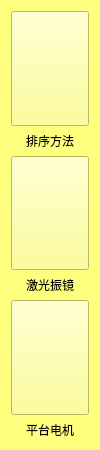
  <widget class="QWidget" name="w_para_btn" native="true">
   <property name="geometry">
    <rect>
     <x>10</x>
     <y>10</y>
     <width>100</width>
     <height>450</height>
    </rect>
   </property>
   <property name="minimumSize">
    <size>
     <width>100</width>
     <height>0</height>
    </size>
   </property>
   <property name="styleSheet">
    <string notr="true">background-color: rgb(255, 255, 127);</string>
   </property>
   <layout class="QVBoxLayout" name="verticalLayout">
    <item>
     <widget class="QPushButton" name="pb_sortingMethod">
      <property name="sizePolicy">
       <sizepolicy hsizetype="Expanding" vsizetype="Expanding">
        <horstretch>0</horstretch>
        <verstretch>0</verstretch>
       </sizepolicy>
      </property>
      <property name="styleSheet">
       <string notr="true">border-image: url(:/prefix/resource/sort.png);</string>
      </property>
      <property name="text">
       <string/>
      </property>
      <property name="iconSize">
       <size>
        <width>16</width>
        <height>16</height>
       </size>
      </property>
      <property name="autoExclusive">
       <bool>true</bool>
      </property>
     </widget>
    </item>
    <item>
     <widget class="QLabel" name="lb_para_sort">
      <property name="text">
       <string>排序方法</string>
      </property>
      <property name="alignment">
       <set>Qt::AlignCenter</set>
      </property>
     </widget>
    </item>
    <item>
     <widget class="QPushButton" name="pb_laserAndScanner">
      <property name="sizePolicy">
       <sizepolicy hsizetype="Expanding" vsizetype="Expanding">
        <horstretch>0</horstretch>
        <verstretch>0</verstretch>
       </sizepolicy>
      </property>
      <property name="styleSheet">
       <string notr="true">border-image: url(:/prefix/resource/scan.png);</string>
      </property>
      <property name="text">
       <string/>
      </property>
     </widget>
    </item>
    <item>
     <widget class="QLabel" name="lb_para_scan">
      <property name="text">
       <string>激光振镜</string>
      </property>
      <property name="alignment">
       <set>Qt::AlignCenter</set>
      </property>
     </widget>
    </item>
    <item>
     <widget class="QPushButton" name="pb_PlatformMotor">
      <property name="sizePolicy">
       <sizepolicy hsizetype="Expanding" vsizetype="Expanding">
        <horstretch>0</horstretch>
        <verstretch>0</verstretch>
       </sizepolicy>
      </property>
      <property name="styleSheet">
       <string notr="true">border-image: url(:/prefix/resource/motor.png);</string>
      </property>
      <property name="text">
       <string/>
      </property>
     </widget>
    </item>
    <item>
     <widget class="QLabel" name="lb_para_motor">
      <property name="text">
       <string>平台电机</string>
      </property>
      <property name="alignment">
       <set>Qt::AlignCenter</set>
      </property>
     </widget>
    </item>
   </layout>
  </widget>
